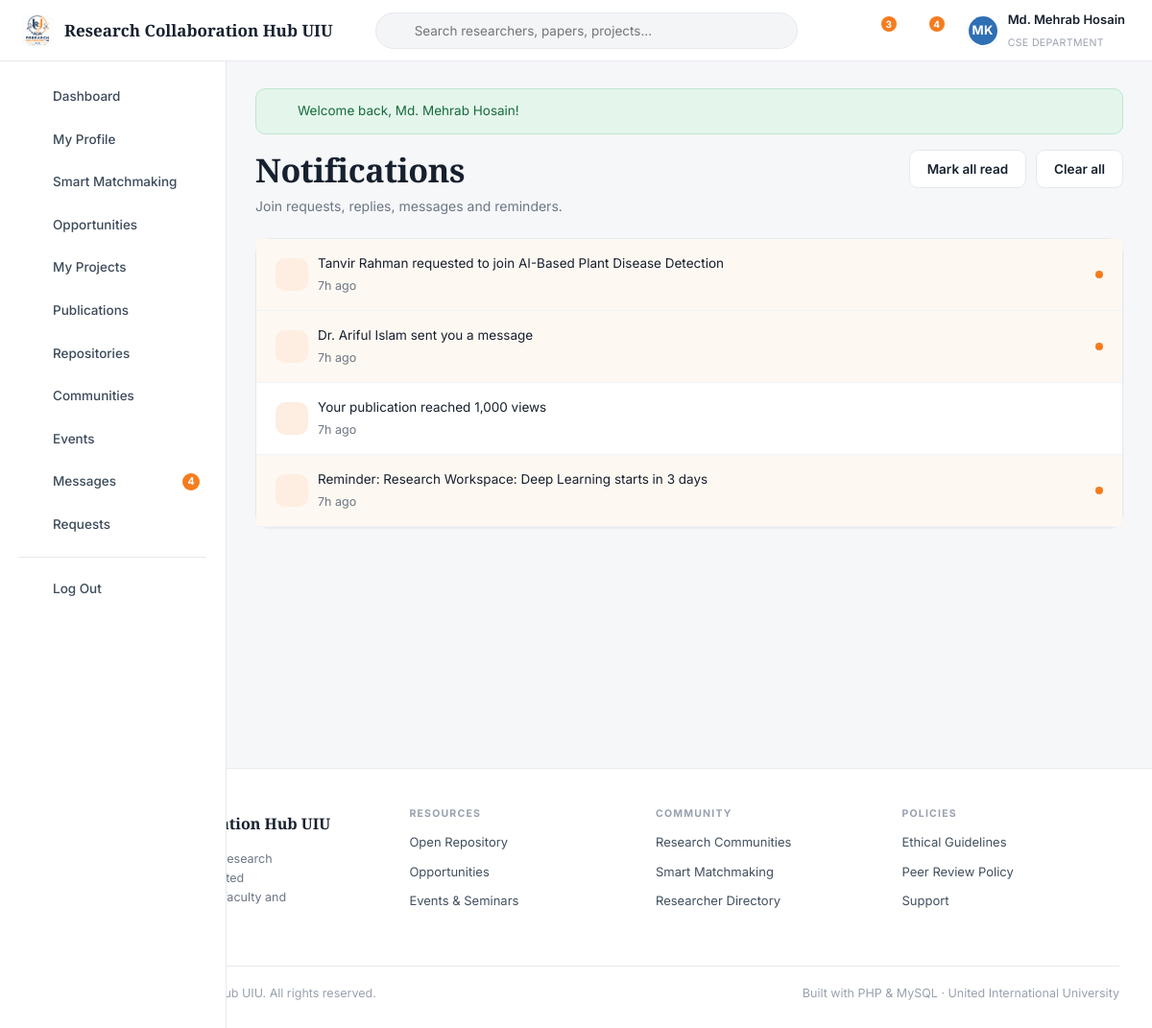
/notifications.php (signed in), run on the app's committed database.
### tables this page shows
CREATE TABLE `users` (
  `id`                INT AUTO_INCREMENT PRIMARY KEY,
  `first_name`        VARCHAR(60)  NOT NULL,
  `last_name`         VARCHAR(60)  NOT NULL,
  `email`             VARCHAR(150) NOT NULL UNIQUE,
  `password`          VARCHAR(255) NOT NULL,
  `role`              ENUM('student','faculty','admin') NOT NULL DEFAULT 'student',
  `researcher_type`   ENUM('student_academic','corporate','gov_ngo','medical','non_researcher') DEFAULT 'student_academic',
  `department`        VARCHAR(100) DEFAULT NULL,
  `university`        VARCHAR(150) DEFAULT 'United International University',
  `designation`       VARCHAR(120) DEFAULT NULL,
  `trimester`         VARCHAR(30)  DEFAULT NULL,
  `student_id`        VARCHAR(30)  DEFAULT NULL,
  `cgpa`              DECIMAL(3,2) DEFAULT NULL,
  `bio`               TEXT         DEFAULT NULL,
  `avatar`            VARCHAR(255) DEFAULT NULL,
  `cover`             VARCHAR(255) DEFAULT NULL,
  `phone`             VARCHAR(40)  DEFAULT NULL,
  `city`              VARCHAR(80)  DEFAULT 'Dhaka',
  `linkedin`          VARCHAR(200) DEFAULT NULL,
  `orcid`             VARCHAR(60)  DEFAULT NULL,
  `website`           VARCHAR(200) DEFAULT NULL,
  `availability`      VARCHAR(60)  DEFAULT NULL,
  `preferred_team`    VARCHAR(40)  DEFAULT NULL,
  `open_to_collab`    TINYINT(1)   NOT NULL DEFAULT 1,
  `status`            ENUM('active','suspended') NOT NULL DEFAULT 'active',
  `created_at`        DATETIME     NOT NULL DEFAULT CURRENT_TIMESTAMP
);

CREATE TABLE `notifications` (
  `id`         INT AUTO_INCREMENT PRIMARY KEY,
  `user_id`    INT NOT NULL,
  `text`       VARCHAR(255) NOT NULL,
  `link`       VARCHAR(255) DEFAULT NULL,
  `is_read`    TINYINT(1) NOT NULL DEFAULT 0,
  `created_at` DATETIME NOT NULL DEFAULT CURRENT_TIMESTAMP,
  FOREIGN KEY (`user_id`) REFERENCES `users`(`id`) ON DELETE CASCADE
);

### config/database.php (called while the page is built)
<?php
function db(): PDO
{
    static $pdo = null;
    if ($pdo instanceof PDO) {
        return $pdo;
    }
    $dsn = 'mysql:host=' . DB_HOST . ';dbname=' . DB_NAME . ';charset=' . DB_CHARSET;
    try {
        $pdo = new PDO($dsn, DB_USER, DB_PASS, [
            PDO::ATTR_ERRMODE            => PDO::ERRMODE_EXCEPTION,
            PDO::ATTR_DEFAULT_FETCH_MODE => PDO::FETCH_ASSOC,
            PDO::ATTR_EMULATE_PREPARES   => false,
        ]);
    } catch (PDOException $e) {
        die(
            '<div style="font-family:system-ui;max-width:640px;margin:80px auto;padding:28px;'
          . 'border:1px solid #e3e6ea;border-radius:12px;background:#fff">'
          . '<h2 style="color:#12305B;margin:0 0 10px">Database connection failed</h2>'
          . '<p style="color:#5b6472;line-height:1.6">PHP could not reach MySQL. Check that:</p>'
          . '<ol style="color:#5b6472;line-height:1.8">'
          . '<li><strong>Apache</strong> and <strong>MySQL</strong> are both running in the XAMPP Control Panel.</li>'
          . '<li>You imported <code>database/rch_uiu.sql</code> in phpMyAdmin.</li>'
          . '<li>The credentials in <code>config/config.php</code> match your MySQL setup.</li>'
          . '</ol>'
          . '<p style="color:#98a1ae;font-size:13px">MySQL says: ' . htmlspecialchars($e->getMessage()) . '</p>'
          . '</div>'
        );
    }
    return $pdo;
}
function q(string $sql, array $params = []): PDOStatement
{
    $stmt = db()->prepare($sql);
    $stmt->execute($params);
    return $stmt;
}
function fetchOne(string $sql, array $params = []): ?array
{
    $row = q($sql, $params)->fetch();
    return $row === false ? null : $row;
}
function fetchAll(string $sql, array $params = []): array
{
    return q($sql, $params)->fetchAll();
}
function fetchValue(string $sql, array $params = [], $default = 0)
{
    $val = q($sql, $params)->fetchColumn();
    return $val === false ? $default : $val;
}

### notifications.php (the view, shortened to what this page needs)
<?php
$me  = currentUser();
$uid = (int)$me['id'];
$items = fetchAll('SELECT * FROM notifications WHERE user_id = ? ORDER BY created_at DESC LIMIT 60', [$uid]);
require_once ROOT_PATH . '/includes/header.php';
?>
<div class="page-head">
  <div>
    <h1>Notifications</h1>
    <p class="sub">Join requests, replies, messages and reminders.</p>
  </div>
  <?php if ($items): ?>
    <div class="flex">
      <form method="post"><?= csrfField() ?>
        <button class="btn btn-outline" type="submit">Mark all read</button>
      </form>
      <form method="post"><?= csrfField() ?>
        <button class="btn btn-outline" type="submit" data-confirm="Clear all notifications?">Clear all</button>
      </form>
    </div>
  <?php endif; ?>
</div>
<?php if (!$items): ?>
  <div class="empty"><h3>You are all caught up</h3><p>New activity will appear here.</p></div>
<?php else: ?>
  <div class="card" style="padding:0">
    <?php foreach ($items as $n): ?>
      <a class="flex" style="text-decoration:none;color:inherit;padding:15px 20px;border-bottom:1px solid #F1F3F6;
                <?= $n['is_read'] ? '' : 'background:#FEF8F2' ?>"
         href="<?= $n['link'] ? url($n['link']) : '#' ?>">
        <span class="stat-ico" style="width:34px;height:34px"><?= icon('bell', 15) ?></span>
        <span class="flex-1">
          <span style="font-size:13.5px;display:block"><?= e($n['text']) ?></span>
          <span class="muted-sm"><?= timeAgo($n['created_at']) ?></span>
        </span>
        <?php if (!$n['is_read']): ?>
          <span style="width:8px;height:8px;border-radius:50%;background:var(--orange)"></span>
        <?php endif; ?>
      </a>
    <?php endforeach; ?>
  </div>
<?php endif; ?>
<?php require_once ROOT_PATH . '/includes/footer.php'; ?>

### includes/header.php (shortened to what this page needs)
<?php
require_once ROOT_PATH . '/includes/icons.php';
$layout    = $layout    ?? (isLoggedIn() ? 'app' : 'public');
$me        = currentUser();
?>
<!DOCTYPE html>
<html lang="en">
<head>
<link rel="stylesheet" href="<?= url('assets/css/style.css') ?>">
</head>
<body class="layout-<?= e($layout) ?>">
<?php if ($layout === 'app'): ?>
<header class="topbar">
  <button class="icon-btn menu-toggle" id="menuToggle" aria-label="Toggle menu"><?= icon('menu', 20) ?></button>
  <a class="brand" href="<?= url('dashboard.php') ?>">
    <img src="<?= url('assets/img/logo.jpg') ?>" alt="Logo">
    <span class="brand-name"><?= e(SITE_NAME) ?></span>
  </a>
  <form class="topsearch" action="<?= url('search.php') ?>" method="get" role="search">
    <span class="ico"><?= icon('search', 16) ?></span>
    <input type="search" name="q" placeholder="Search researchers, papers, projects..."
           value="<?= e($_GET['q'] ?? '') ?>">
  </form>
  <div class="topactions">
    <a class="icon-btn" href="<?= url('notifications.php') ?>" title="Notifications">
      <?= icon('bell', 19) ?>
      <?php $nCount = unreadNotifications((int)$me['id']); if ($nCount): ?>
        <span class="dot"><?= $nCount ?></span>
      <?php endif; ?>
    </a>
    <a class="icon-btn" href="<?= url('messages.php') ?>" title="Messages">
      <?= icon('mail', 19) ?>
      <?php $mCount = unreadMessages((int)$me['id']); if ($mCount): ?>
        <span class="dot"><?= $mCount ?></span>
      <?php endif; ?>
    </a>
    <a class="topuser" href="<?= url('profile.php') ?>">
      <?= avatar($me, 34) ?>
      <span>
        <span class="nm"><?= e($me['first_name']) ?></span><br>
        <span class="rl"><?= e($me['department'] ?: ucfirst($me['role'])) ?></span>
      </span>
    </a>
  </div>
</header>
<div class="app">
  <nav class="sidebar" id="sidebar">
    <a href="<?= url('dashboard.php') ?>"     class="<?= isActive('dashboard.php') ? 'active' : '' ?>"><?= icon('dashboard') ?> Dashboard</a>
    <a href="<?= url('profile.php') ?>"       class="<?= isActive('profile.php') || isActive('profile_edit.php') ? 'active' : '' ?>"><?= icon('user') ?> My Profile</a>
    <a href="<?= url('matchmaking.php') ?>"   class="<?= isActive('matchmaking.php') ? 'active' : '' ?>"><?= icon('sparkle') ?> Smart Matchmaking</a>
    <a href="<?= url('opportunities.php') ?>" class="<?= isActive('opportunities.php') || isActive('opportunity.php') ? 'active' : '' ?>"><?= icon('bulb') ?> Opportunities</a>
    <a href="<?= url('projects.php') ?>"      class="<?= isActive('projects.php') || isActive('project.php') || isActive('project_form.php') ? 'active' : '' ?>"><?= icon('folder') ?> My Projects</a>
    <a href="<?= url('publications.php') ?>"  class="<?= isActive('publications.php') || isActive('publication.php') ? 'active' : '' ?>"><?= icon('file') ?> Publications</a>
    <a href="<?= url('repository.php') ?>"    class="<?= isActive('repository.php') ? 'active' : '' ?>"><?= icon('layers') ?> Repositories</a>
    <a href="<?= url('communities.php') ?>"   class="<?= isActive('communities.php') || isActive('community.php') || isActive('post.php') ? 'active' : '' ?>"><?= icon('users') ?> Communities</a>
    <a href="<?= url('events.php') ?>"        class="<?= isActive('events.php') ? 'active' : '' ?>"><?= icon('calendar') ?> Events</a>
    <a href="<?= url('messages.php') ?>"      class="<?= isActive('messages.php') ? 'active' : '' ?>">
      <?= icon('mail') ?> Messages
      <?php if (!empty($mCount)): ?><span class="pill"><?= $mCount ?></span><?php endif; ?>
    </a>
    <a href="<?= url('requests.php') ?>"      class="<?= isActive('requests.php') ? 'active' : '' ?>"><?= icon('user-plus') ?> Requests</a>
    <div class="sidebar-sep"></div>
    <a href="<?= url('logout.php') ?>"><?= icon('logout') ?> Log Out</a>
  </nav>
  <main class="app-main">
    <?php foreach (getFlashes() as $f): ?>
      <div class="alert alert-<?= e($f['type']) ?>"><?= icon($f['type'] === 'success' ? 'check-circle' : 'help', 17) ?><span><?= e($f['message']) ?></span></div>
    <?php endforeach; ?>
<?php endif; ?>

### includes/icons.php (shortened to what this page needs)
<?php
function icon(string $name, int $size = 18, string $class = ''): string
{
    $body = $paths[$name] ?? $paths['help'];
    return '<svg class="ic ' . htmlspecialchars($class) . '" xmlns="http://www.w3.org/2000/svg" width="' . $size
         . '" height="' . $size . '" viewBox="0 0 24 24" fill="none" stroke="currentColor" stroke-width="1.9"'
         . ' stroke-linecap="round" stroke-linejoin="round" aria-hidden="true">' . $body . '</svg>';
}

### includes/functions.php (shortened to what this page needs)
<?php
function e($value): string
{
    return htmlspecialchars((string)$value, ENT_QUOTES, 'UTF-8');
}
function url(string $path = ''): string
{
    return BASE_URL . ltrim($path, '/');
}
function getFlashes(): array
{
    $f = $_SESSION['flash'] ?? [];
    return $f;
}
function isLoggedIn(): bool
{
    return !empty($_SESSION['user_id']);
}
function currentUser(): ?array
{
    static $user = null;
    static $loaded = false;
    if ($loaded) { return $user; }
    $loaded = true;
    $user = fetchOne('SELECT * FROM users WHERE id = ? AND status = "active"', [$_SESSION['user_id']]);
    return $user;
}
function fullName(array $user): string
{
    return trim($user['first_name'] . ' ' . $user['last_name']);
}
function initials(array $user): string
{
    return strtoupper(substr($user['first_name'], 0, 1) . substr($user['last_name'], 0, 1));
}
function avatarUrl(?array $user): string
{
    return '';
}
function avatar(?array $user, int $size = 40, string $extraClass = ''): string
{
    $src = avatarUrl($user);
    $style = 'width:' . $size . 'px;height:' . $size . 'px;';
    $palette = ['#12305B', '#F57C1F', '#2F6FB3', '#B9541B', '#3E5C76', '#8A4B08'];
    $bg      = $palette[((int)$user['id']) % count($palette)];
    $font    = max(10, (int)round($size * 0.38));
    return '<span class="avatar avatar-initials ' . e($extraClass) . '" style="' . $style
         . 'background:' . $bg . ';font-size:' . $font . 'px" title="' . e(fullName($user)) . '">'
         . e(initials($user)) . '</span>';
}
function timeAgo(?string $datetime): string
{
    $ts   = strtotime($datetime);
    $diff = time() - $ts;
    if ($diff < 86400)  { return floor($diff / 3600) . 'h ago'; }
    return date('d M Y', $ts);
}
function unreadNotifications(int $uid): int
{
    return (int)fetchValue('SELECT COUNT(*) FROM notifications WHERE user_id = ? AND is_read = 0', [$uid]);
}
function unreadMessages(int $uid): int
{
    return (int)fetchValue('SELECT COUNT(*) FROM messages WHERE receiver_id = ? AND is_read = 0', [$uid]);
}
function isActive(string $page): bool
{
    return basename($_SERVER['PHP_SELF']) === $page;
}

### data on the page
users: initials($user) "MK", first_name "Md. Mehrab Hosain", department "CSE DEPARTMENT"
notifications: $size 15 (drawn), text "Tanvir Rahman requested to join AI-Based Plant Disease Detection", created_at "7h ago", is_read 0 (drawn)
notifications: $size 15 (drawn), text "Dr. Ariful Islam sent you a message", created_at "7h ago", is_read 0 (drawn)
notifications: $size 15 (drawn), text "Your publication reached 1,000 views", created_at "7h ago"
notifications: $size 15 (drawn), text "Reminder: Research Workspace: Deep Learning starts in 3 days", created_at "7h ago", is_read 0 (drawn)

### other printed values
SITE_NAME "Research Collaboration Hub UIU"
$nCount "3"
$mCount "4"
$f['message'] "Welcome back, Md. Mehrab Hosain!"
